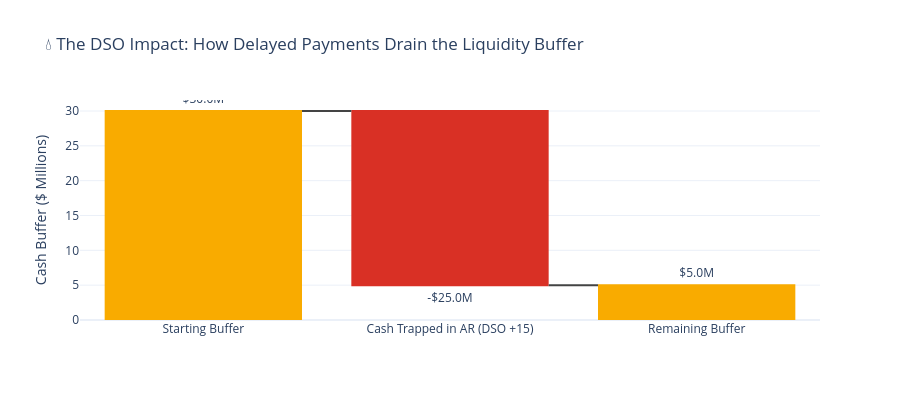

Notebook cell for this chart:
### Code cell
# --- Chart 3: Waterfall showing how DSO destroys the buffer ---

# Grab Row 2 (Index 2): 30% Shock, NO DSO impact (Baseline before crisis)
base_buffer = float(df_stress.iloc[2]['Effective Buffer ($M)'])

# Grab Row 3 (Index 3): 30% Shock, +15 Days DSO (The Compound Crisis)
cash_trapped = float(df_stress.iloc[3]['Cash Trapped in AR ($M)'])
remaining_buffer = float(df_stress.iloc[3]['Effective Buffer ($M)'])

fig_waterfall = go.Figure(go.Waterfall(
    name="Liquidity Impact",
    orientation="v",
    measure=["absolute", "relative", "total"],
    x=["Starting Buffer", "Cash Trapped in AR (DSO +15)", "Remaining Buffer"],
    y=[base_buffer, -cash_trapped, remaining_buffer],
    text=[f"${base_buffer:.1f}M", f"-${cash_trapped:.1f}M", f"${remaining_buffer:.1f}M"],
    textposition="outside",
    decreasing=dict(marker=dict(color="#d93025")),  # Red for the cash drain
    totals=dict(marker=dict(color="#f9ab00"))      # Orange for the final remaining buffer
))

fig_waterfall.update_layout(
    title="💧 The DSO Impact: How Delayed Payments Drain the Liquidity Buffer",
    yaxis_title="Cash Buffer ($ Millions)",
    template="plotly_white",
    height=400
)

fig_waterfall.show()

### Figure 1 — Plotly figure (JSON) as saved in the notebook; plotly's stock layout.template omitted (floating-point values rounded to 4 significant figures)
{"data": [{"decreasing": {"marker": {"color": "#d93025"}}, "measure": ["absolute", "relative", "total"], "name": "Liquidity Impact", "orientation": "v", "text": ["$30.0M", "-$25.0M", "$5.0M"], "textposition": "outside", "totals": {"marker": {"color": "#f9ab00"}}, "type": "waterfall", "x": ["Starting Buffer", "Cash Trapped in AR (DSO +15)", "Remaining Buffer"], "y": [30, -25, 5]}], "layout": {"height": 400, "title": {"text": "💧 The DSO Impact: How Delayed Payments Drain the Liquidity Buffer"}, "yaxis": {"title": {"text": "Cash Buffer ($ Millions)"}}}}
